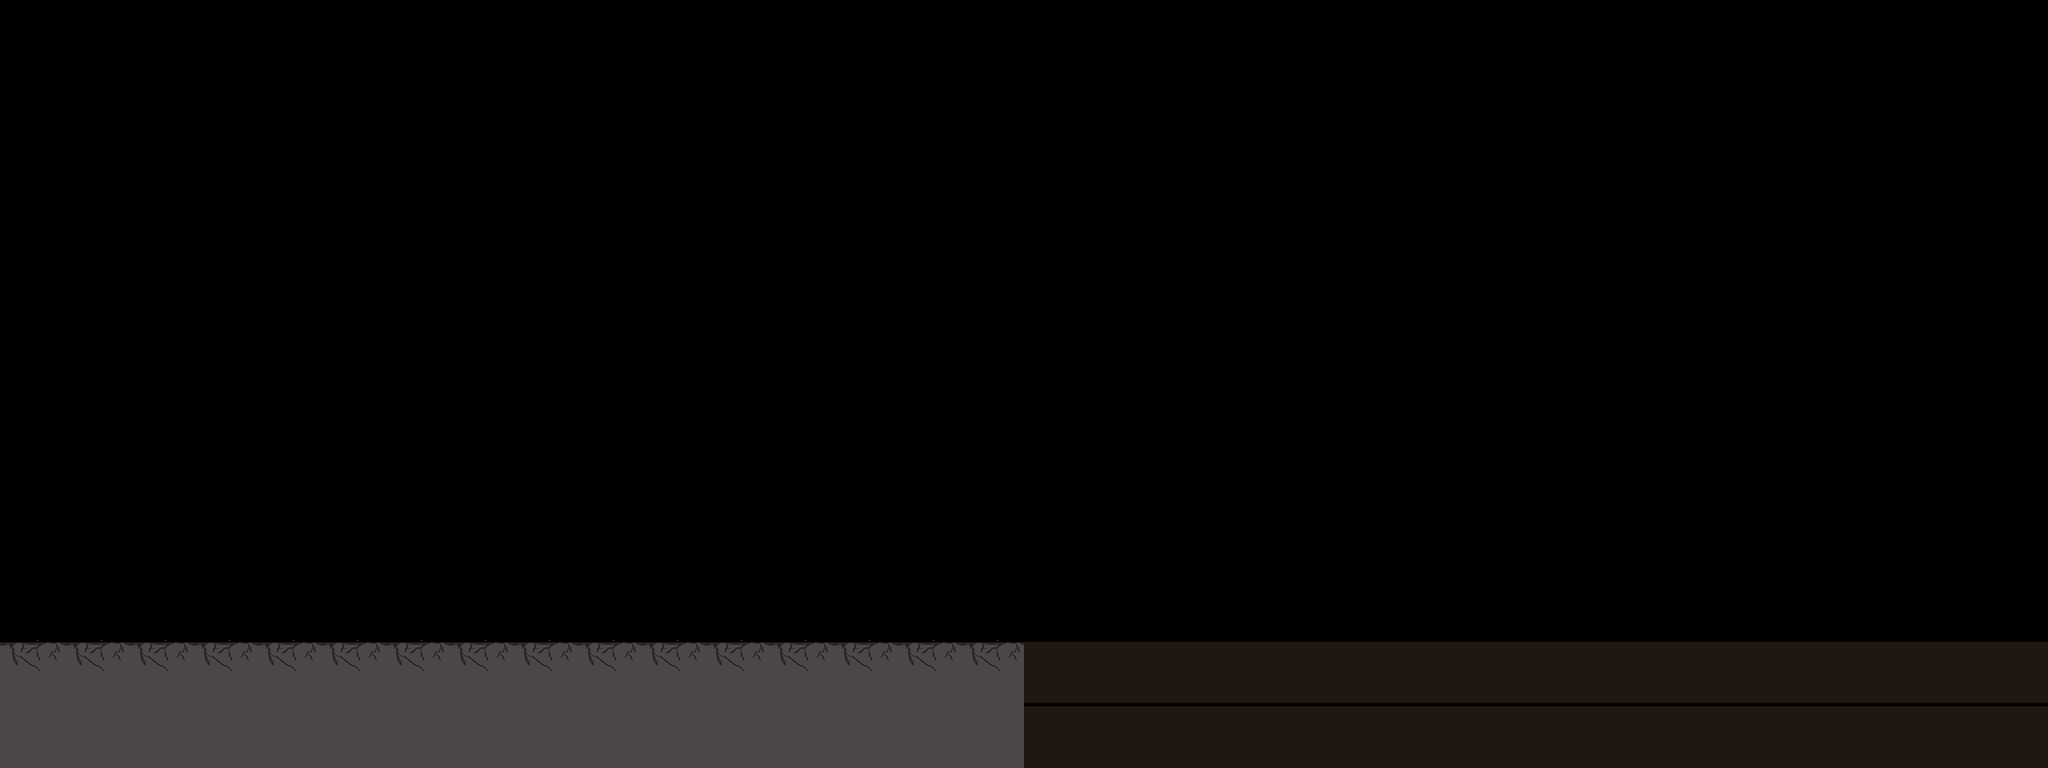

Below is a game level as drawn by its tile map, then a one-line description and the .tmx file that defines it, in full:
An orthogonal 32x12 tile map with 80x80 px tiles, 1 tile layer (Tile Layer 1), 2 tilesets.

<map version="1.10" tiledversion="1.10.2" orientation="orthogonal" renderorder="right-down" width="32" height="12" tilewidth="80" tileheight="80" infinite="0" nextlayerid="2" nextobjectid="1">
 <tileset firstgid="1" source="endPresent.tsx" />
 <tileset firstgid="145" source="mainTileset.tsx" />
 <layer id="1" name="Tile Layer 1" width="32" height="12">
  <data encoding="csv">
0,0,0,0,0,0,0,0,0,0,0,0,0,0,0,0,0,0,0,0,0,0,0,0,0,0,0,0,0,0,0,0,
0,0,0,0,0,0,0,0,0,0,0,0,0,0,0,0,0,0,0,0,0,0,0,0,0,0,0,0,0,0,0,0,
0,0,0,0,0,0,0,0,0,0,0,0,0,0,0,0,0,0,0,0,0,0,0,0,0,0,0,0,0,0,0,0,
0,0,0,0,0,0,0,0,0,0,0,0,0,0,0,0,0,0,0,0,0,0,0,0,0,0,0,0,0,0,0,0,
0,0,0,0,0,0,0,0,0,0,0,0,0,0,0,0,0,0,0,0,0,0,0,0,0,0,0,0,0,0,0,0,
0,0,0,0,0,0,0,0,0,0,0,0,0,0,0,0,0,0,0,0,0,0,0,0,0,0,0,0,0,0,0,0,
0,0,0,0,0,0,0,0,0,0,0,0,0,0,0,0,0,0,0,0,0,0,0,0,0,0,0,0,0,0,0,0,
0,0,0,0,0,0,0,0,0,0,0,0,0,0,0,0,0,0,0,0,0,0,0,0,0,0,0,0,0,0,0,0,
0,0,0,0,0,0,0,0,0,0,0,0,0,0,0,0,0,0,0,0,0,0,0,0,0,0,0,0,0,0,0,0,
0,0,0,0,0,0,0,0,0,0,0,0,0,0,0,0,0,0,0,0,0,0,0,0,0,0,0,0,0,0,0,0,
261,261,261,261,261,261,261,261,261,261,261,261,261,261,261,261,116,114,115,116,117,117,117,117,117,117,117,117,117,117,117,117,
262,262,262,262,262,262,262,262,262,262,262,262,262,262,262,262,130,131,132,133,133,132,133,133,133,133,133,133,133,133,133,133
</data>
 </layer>
</map>
